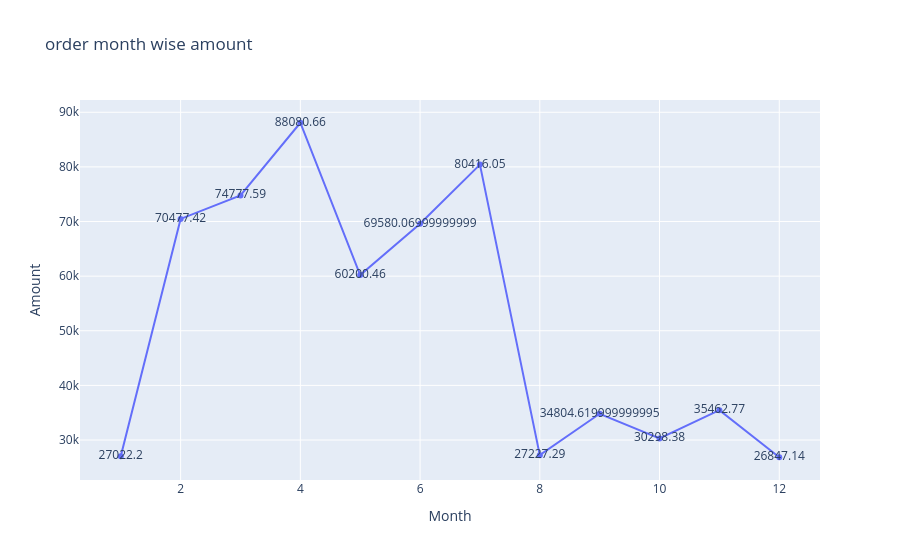

Write notebook code for a chart like this one.
### Code cell
fig = px.line(data_frame = q5, x='Month',y='Amount',title='order month wise amount',text='Amount')
fig.show()

### Figure 1 — Plotly figure (JSON) as saved in the notebook; plotly's stock layout.template omitted (floating-point values rounded to 4 significant figures)
{"data": [{"hovertemplate": "Month=%{x}<br>Amount=%{text}<extra></extra>", "legendgroup": "", "line": {"color": "#636efa", "dash": "solid"}, "marker": {"symbol": "circle"}, "mode": "lines+markers+text", "name": "", "orientation": "v", "showlegend": false, "text": [27020.0, 70480.0, 74780.0, 88080.0, 60200.0, 69580.0, 80420.0, 27230.0, 34800.0, 30300.0, 35460.0, 26850.0], "type": "scatter", "x": [1, 2, 3, 4, 5, 6, 7, 8, 9, 10, 11, 12], "xaxis": "x", "y": [27020.0, 70480.0, 74780.0, 88080.0, 60200.0, 69580.0, 80420.0, 27230.0, 34800.0, 30300.0, 35460.0, 26850.0], "yaxis": "y"}], "layout": {"legend": {"tracegroupgap": 0}, "title": {"text": "order month wise amount"}, "xaxis": {"anchor": "y", "domain": [0, 1], "title": {"text": "Month"}}, "yaxis": {"anchor": "x", "domain": [0, 1], "title": {"text": "Amount"}}}}
